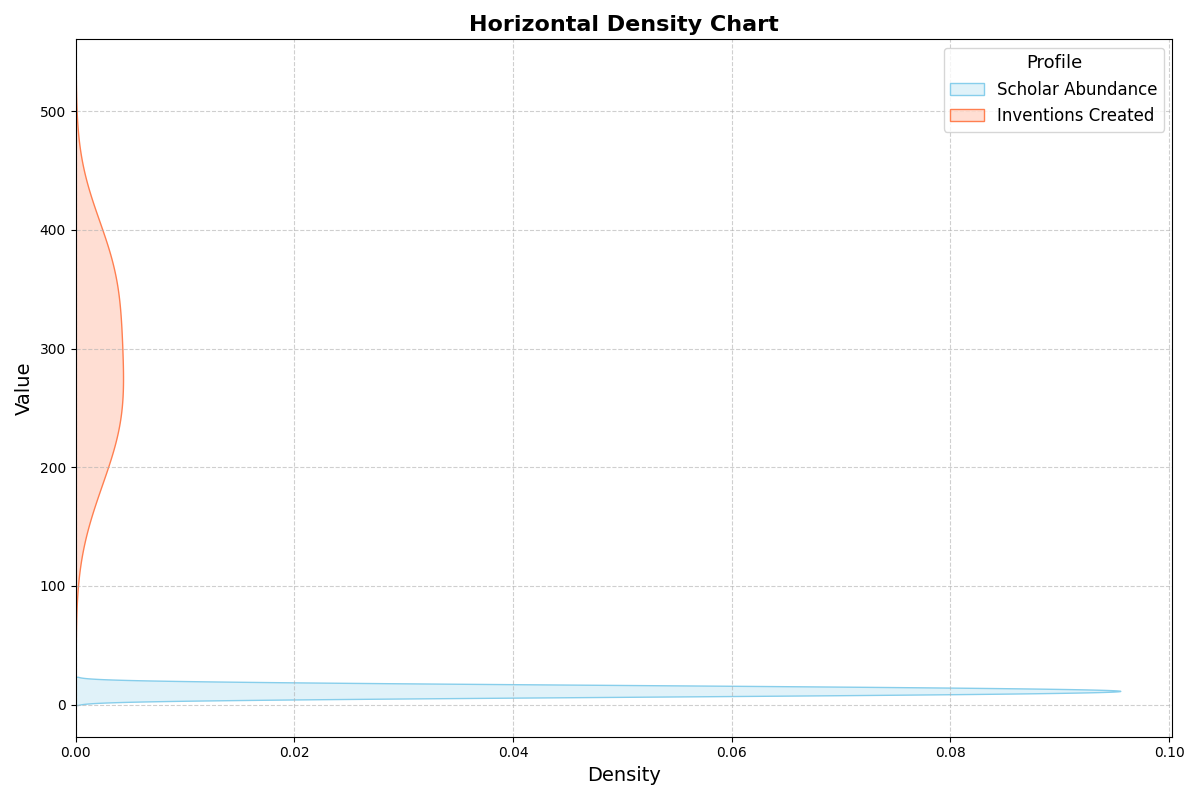

Write Python code to recreate this figure.
import matplotlib.pyplot as plt
import numpy as np
import seaborn as sns

countries = ["Land X", "Land Y", "Land Z", "Land W", "Land V", "Land U", "Land T", "Land S", "Land R", "Land Q"]
researcher_density = np.array([8, 6, 15, 12, 17, 9, 11, 14, 10, 13])
patents_filed = np.array([240, 180, 350, 300, 400, 220, 280, 370, 250, 330])

fig, ax = plt.subplots(figsize=(12, 8))

sns.kdeplot(y=researcher_density, ax=ax, fill=True, color="skyblue", label="Scholar Abundance")
sns.kdeplot(y=patents_filed, ax=ax, fill=True, color="coral", label="Inventions Created")

ax.set_title("Horizontal Density Chart", fontsize=16, fontweight='bold')
ax.set_xlabel("Density", fontsize=14)
ax.set_ylabel("Value", fontsize=14)
ax.legend(title="Profile", fontsize=12, title_fontsize='13')
ax.grid(True, linestyle='--', alpha=0.6)

plt.tight_layout()
plt.show()
